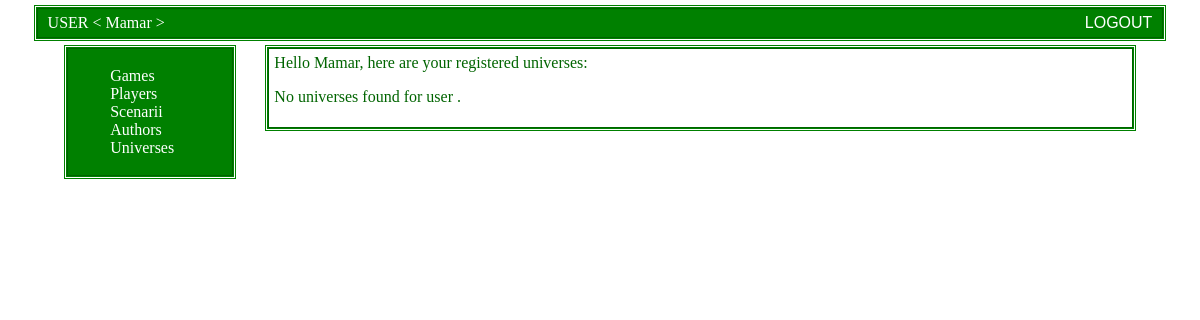
Page /archive/universe (signed in) on the earlier database version.
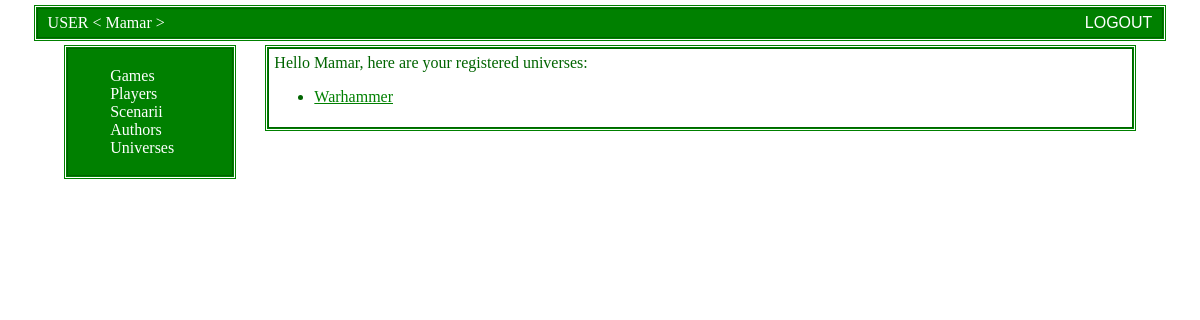
Same page on the later database version.
### archive/models.py (models this page shows, shortened)
class Universe(models.Model):
    name = models.CharField(max_length=30,blank=False)
    comment = models.TextField(blank=True)
    owner_user = models.ForeignKey(User, on_delete=models.CASCADE)

### archive/views.py (the view)
# urls.py: path("universe", views.universes_view,name='universes'),
def universes_view(request):
    my_universes=Universe.objects.filter( owner_user = request.user.pk )
    template_name = 'archive/universes.html'
    context = {
        'my_universes' : my_universes
        }
    template = loader.get_template(template_name)
    return HttpResponse(template.render(context, request))

### archive/templates/archive/universes.html (shortened to what this page needs)
{% extends "archive/skeleton-base.html" %}
{% block page_content %}
Hello {{user.username}}, here are your registered universes:
{% if my_universes %}
    <ul>
    {% for universe in my_universes %}
    <li><a href="/archive/universe/{{universe.pk}}">{{ universe.name }}</a></li>
    {% endfor %}
    </ul>
{% else %}
    <p>No universes found for user {{username}}.</p>
{% endif %}
{% endblock %}

Differences in the rows shown:
added Universe: name "Warhammer"
Other differences:
text no longer shown: "No universes found for user ."
